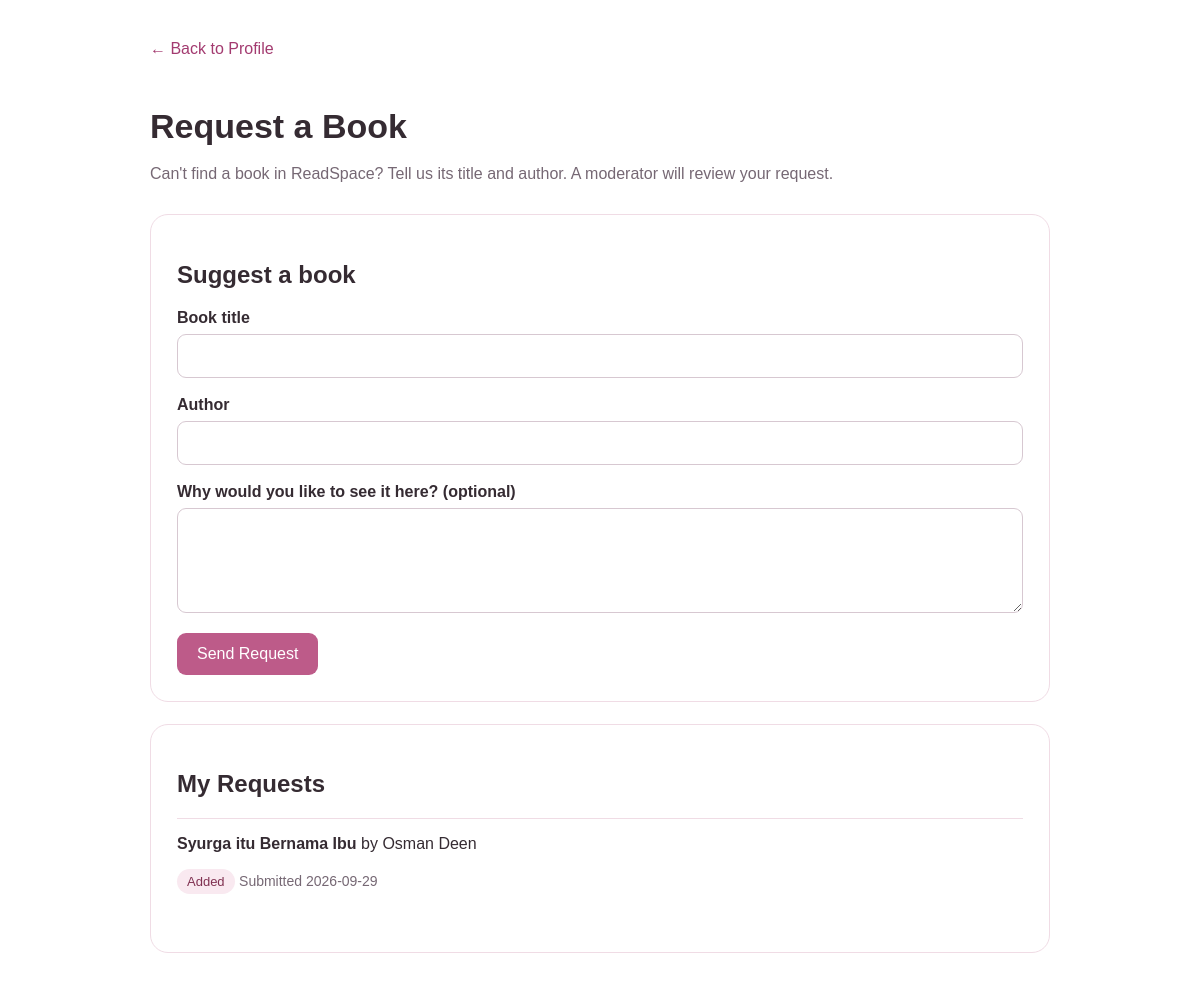
Page /request_book.php (signed in) on the committed database.
### tables this page shows
CREATE TABLE `book_requests` (
  `request_id` int(10) UNSIGNED NOT NULL,
  `user_id` int(11) NOT NULL,
  `title` varchar(200) NOT NULL,
  `author` varchar(150) NOT NULL,
  `reason` varchar(500) DEFAULT NULL,
  `status` enum('pending','added','rejected') NOT NULL DEFAULT 'pending',
  `created_at` timestamp NOT NULL DEFAULT current_timestamp(),
  `reviewed_at` timestamp NULL DEFAULT NULL,
  `reviewed_by` int(11) DEFAULT NULL
);

### request_book.php (the view, shortened to what this page needs)
<?php
require "config.php";
function e($value) {
    return htmlspecialchars((string) $value, ENT_QUOTES, "UTF-8");
}
$userId = (int) $_SESSION["user_id"];
$title = "";
$author = "";
$reason = "";
$stmt = $conn->prepare(
    "SELECT title, author, status, created_at
     FROM book_requests
     WHERE user_id = ?
     ORDER BY created_at DESC, request_id DESC
     LIMIT 30"
);
$stmt->bind_param("i", $userId);
$stmt->execute();
$requests = $stmt->get_result()->fetch_all(MYSQLI_ASSOC);
?>
<!DOCTYPE html>
<html lang="en">
<head>
</head>
<body>
<main>
    <a class="back" href="profile.php?tab=stats">← Back to Profile</a>
    <h1>Request a Book</h1>
    <p class="intro">
        Can't find a book in ReadSpace? Tell us its title and author.
        A moderator will review your request.
    </p>
    <section class="card">
        <h2>Suggest a book</h2>
        <form method="post" action="request_book.php">
            <label for="title">Book title</label>
            <input id="title" name="title" value="<?= e($title) ?>"
                   required minlength="2" maxlength="200">
            <label for="author">Author</label>
            <input id="author" name="author" value="<?= e($author) ?>"
                   required minlength="2" maxlength="150">
            <label for="reason">
                Why would you like to see it here? (optional)
            </label>
            <textarea id="reason" name="reason"
                      maxlength="500"><?= e($reason) ?></textarea>
            <button type="submit">Send Request</button>
        </form>
    </section>
    <section class="card">
        <h2>My Requests</h2>
        <?php foreach ($requests as $request): ?>
            <div class="request">
                <strong><?= e($request["title"]) ?></strong>
                by <?= e($request["author"]) ?>
                <p>
                    <span class="status">
                        <?= e(ucfirst($request["status"])) ?>
                    </span>
                    <span class="muted">
                        Submitted
                        <?= e(substr($request["created_at"], 0, 10)) ?>
                    </span>
                </p>
            </div>
        <?php endforeach; ?>
    </section>
</main>
</body>
</html>

### request_book.php (style rules this page uses)
* { box-sizing: border-box; }
body { margin: 0; font-family: Arial, sans-serif; color: #352b32; background: #fff; }
main { width: min(900px, calc(100% - 36px)); margin: 40px auto 80px; }
a { color: #a33b70; }
.back { display: inline-block; margin-bottom: 26px; text-decoration: none; }
h1 { margin-bottom: 8px; font-size: 34px; }
.intro { color: #766874; line-height: 1.5; margin-bottom: 28px; }
.card { border: 1px solid #f0dce5; border-radius: 18px; padding: 26px; margin: 22px 0; background: #fff; }
label { display: block; font-weight: bold; margin: 18px 0 7px; }
input, textarea { display: block; width: 100%; border: 1px solid #d7c8d1; border-radius: 9px; padding: 12px; font: inherit; }
textarea { min-height: 105px; resize: vertical; }
button { background: #bd5b89; color: #fff; border: 0; border-radius: 9px; padding: 12px 20px; margin-top: 20px; cursor: pointer; font: inherit; }
.request { border-top: 1px solid #f0dce5; padding: 16px 0; }
.muted { color: #766874; font-size: 14px; }
.status { display: inline-block; border-radius: 99px; padding: 5px 10px; background: #f9e9f0; color: #803151; font-size: 13px; }

### rows in the picture
book_requests: title "Syurga itu Bernama Ibu", author "Osman Deen", status "Added", created_at "2026-09-29"
